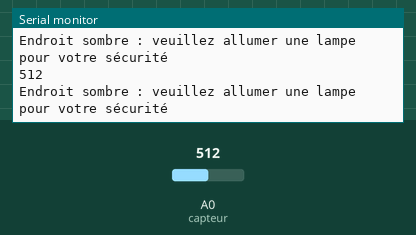
This sketch was run on a simulated Arduino Uno, built with avr-gcc and run on an emulated ATmega328P. Parts: the last lines printed to the serial monitor. The test bench sets the inputs (shaded band); at power-on: A0 (capteur) = 512.

Above: at 1.2 s.
1.3 s: A0 (capteur) set to 363
At 1.61 s:
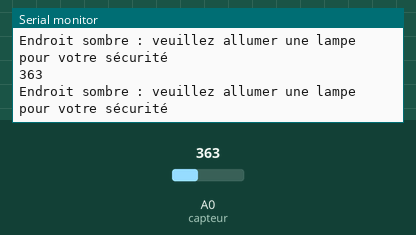
2.8 s: A0 (capteur) set to 341
At 3.07 s:
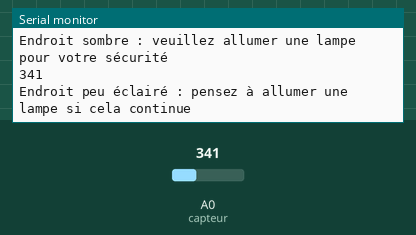
Timing chart, 0 to 5.8 s (numbered marks = the images above; inputs shaded):
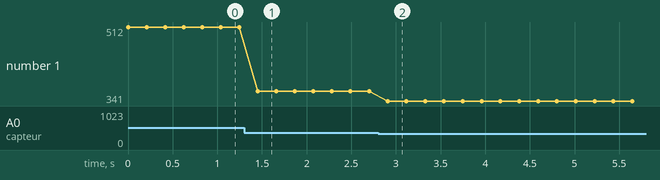

The sketch:

Photoresistance.ino
```cpp
// Code Arduino pour le fonctionnement de la photorésistance


// Variables
const int capteur = A0;
String c1 = "Endroit peu éclairé : pensez à allumer une lampe si cela continue";
String c2 = "Endroit sombre : veuillez allumer une lampe pour votre sécurité";

void setup() {
  Serial.begin(9600);
}

void loop() {
  int luminosite = analogRead(capteur);
  Serial.println(luminosite);
  if (luminosite>120 && luminosite<=350) {
    Serial.println(c1);
  }
  if (luminosite>350) {
    Serial.println(c2);
  }
  delay(200);
}
```

Measured:
- the behaviour switches between 351 and 350 on A0 (capteur) (found by bisection; images 1 and 2)
- after the input at 1.3 s, the serial monitor: prints a new line after 0.15 s (image 1)
- after the input at 2.8 s, the serial monitor: prints a new line after 0.11 s (image 2)
- plotted number 1: 512 → 363 after the input at 1.3 s, 363 → 341 after the input at 2.8 s
